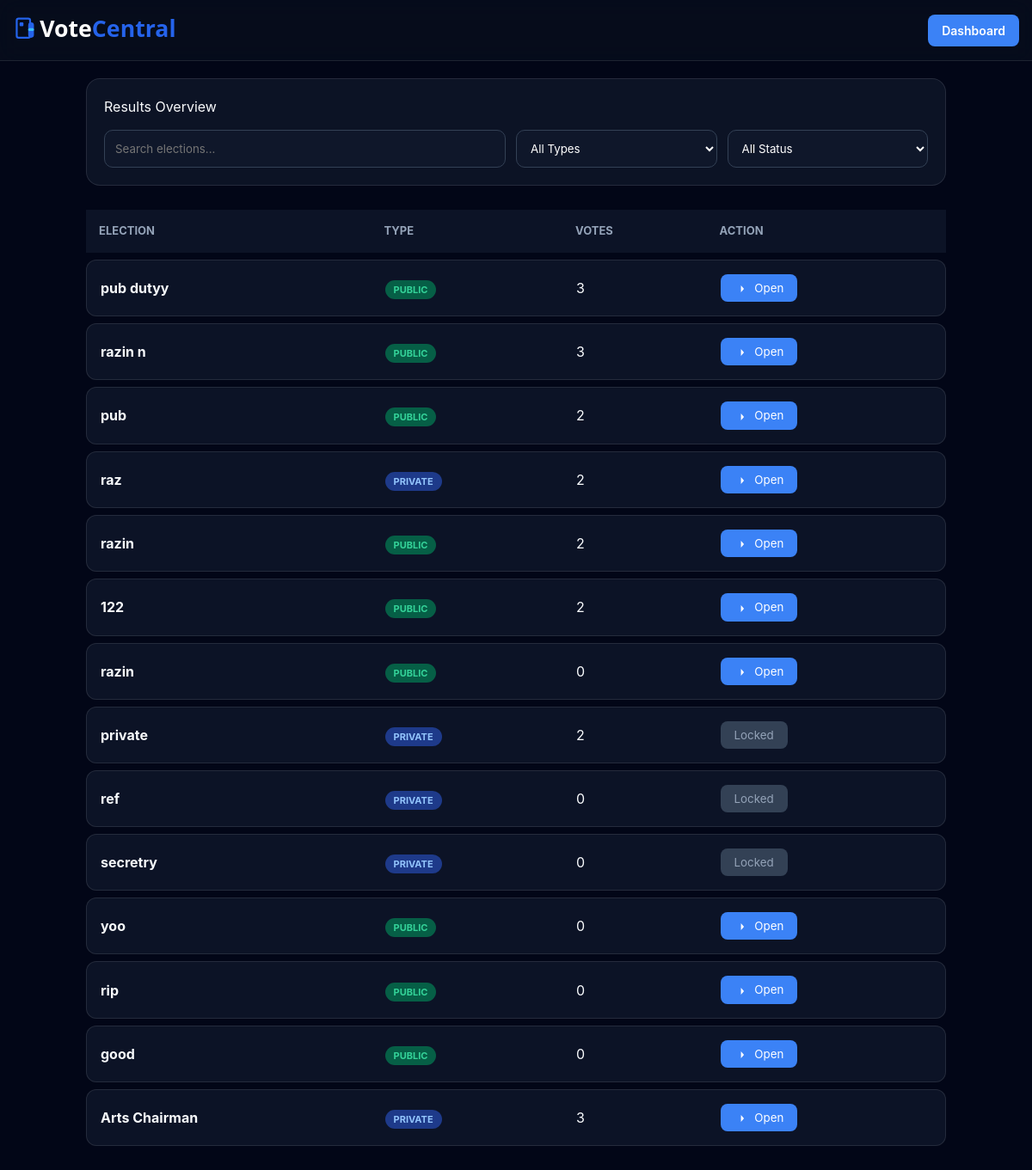
Page /admin/results (signed in) on the committed database.
### app.py (models this page shows)
class Election(db.Model):
    id = db.Column(db.Integer, primary_key=True)
    admin_id = db.Column(db.Integer, db.ForeignKey("admin.id"))
    name = db.Column(db.String(120))
    election_type = db.Column(db.String(20))  # public / private
    public_code = db.Column(db.String(20), nullable=True)
    start_time = db.Column(db.String(40), nullable=True)
    end_time = db.Column(db.String(40), nullable=True)
    result_visible = db.Column(db.Boolean, default=True)
    candidates = db.relationship("Candidate", backref="election", cascade="all,delete")
    votes = db.relationship("Vote", backref="election", cascade="all,delete")
    whitelist = db.relationship("VoterWhitelist", backref="election", cascade="all,delete")

### app.py (the view)
@app.route("/admin/results")
def admin_results_page():
    if not require_admin_login():
        return redirect("/")
    admin = Admin.query.get(session["admin_id"])
    elections = Election.query.filter_by(admin_id=admin.id).all()
    result_list = []
    now = datetime.now()
    for e in elections:
        total_votes = Vote.query.filter_by(election_id=e.id).count()
        ended = False
        if e.end_time:
            end_dt = datetime.fromisoformat(e.end_time) if isinstance(e.end_time, str) else e.end_time
            ended = now >= end_dt
        can_open = False
        reason = ""
        if not e.result_visible:
            reason = "This election is currently set to 'Hidden' by Admin settings."
        elif e.election_type == 'private' and not ended:
            reason = f"Private election results remain locked until the end time ({e.end_time})."
        else:
            can_open = True
        result_list.append({
            "id": e.id,
            "name": e.name,
            "type": e.election_type,
            "total_votes": total_votes,
            "ended": ended,
            "visible": e.result_visible,
            "can_open": can_open,
            "reason": reason
        })
    return render_template("admin_results.html", elections=result_list, admin=admin)

### app.py (called while the page is built)
def require_admin_login():
    if "admin_id" not in session or not session["admin_id"]:
        flash("Admin login required")
        return False
    return True

### templates/admin_results.html (shortened to what this page needs)
<!DOCTYPE html>
<html lang="en">
<head>
</head>
<body>
<nav class="nav-header">
  <div class="header-title-group">
    <img src="/static/uploads/votecentral-logo.svg"
         class="mobile-title-logo"
         alt="VoteCentral">
  </div>
  <a href="/admin/dashboard" class="btn-dash">Dashboard</a>
</nav>
<div class="container">
    <div class="filter-card">
        <div class="section-title">Results Overview</div>
        <div class="filter-grid">
            <input id="searchBox" placeholder="Search elections...">
            <select id="filterType">
                <option value="">All Types</option>
            </select>
            <select id="filterStatus">
                <option value="">All Status</option>
            </select>
        </div>
    </div>
    <div class="results-container">
        <table class="desktop-table">
            <thead>
                <tr>
                    <th>Election</th>
                    <th>Type</th>
                    <th>Votes</th>
                    <th>Action</th>
                </tr>
            </thead>
            <tbody>
                {% for e in elections %}
                <tr class="result-row" data-name="{{ e.name|lower }}" data-type="{{ e.type }}" data-status="{{ 'available' if e.can_open else 'locked' }}">
                    <td><strong>{{ e.name }}</strong></td>
                    <td><span class="badge {{ 'badge-pub' if e.type == 'public' else 'badge-pri' }}">{{ e.type.upper() }}</span></td>
                    <td>{{ e.total_votes }}</td>
                    <td>
                        {% if e.can_open %}
                            <a href="/admin/results/{{ e.id }}"><button class="btn-open">
  <svg class="icon" viewBox="0 0 24 24">
    <path d="M5 12h14M13 5l6 7-6 7"/>
  </svg>
  Open
</button>
</a>
                        {% else %}
                            <button class="btn-locked" onclick="showReason('{{ e.reason }}')">Locked</button>
                        {% endif %}
                    </td>
                </tr>
                {% endfor %}
            </tbody>
        </table>
    </div>
</div>
</body>
</html>

### templates/admin_results.html (style rules this page uses)
:root { --bg: #020617; --card-bg: rgba(15, 23, 42, 0.8); --border: rgba(255, 255, 255, 0.1); --accent: #3b82f6; --text-main: #f8fafc; --text-dim: #94a3b8; --glass: blur(12px); }
* { margin: 0; padding: 0; box-sizing: border-box; font-family: 'Inter', system-ui, sans-serif; }
body { background: var(--bg); color: var(--text-main); line-height: 1.5; padding-bottom: 40px; }
.nav-header { display: flex; justify-content: space-between; align-items: center; padding: 15px; background: rgba(11, 18, 32, 0.5); backdrop-filter: var(--glass); border-bottom: 1px solid var(--border); position: sticky; top: 0; z-index: 100; }
.btn-dash { background: var(--accent); color: white; padding: 8px 16px; border-radius: 8px; text-decoration: none; font-size: 14px; font-weight: 600; transition: 0.3s; }
.container { width: 1000px; max-width: 95%; margin: 20px auto; }
.filter-card { background: var(--card-bg); backdrop-filter: var(--glass); border: 1px solid var(--border); border-radius: 16px; padding: 20px; margin-bottom: 20px; }
.filter-grid { display: grid; grid-template-columns: 2fr 1fr 1fr; gap: 12px; margin-top: 15px; }
input, select { background: #0f172a; border: 1px solid #334155; color: white; padding: 12px; border-radius: 10px; outline: none; }
.results-container { overflow-x: auto; }
.desktop-table { width: 100%; border-collapse: separate; border-spacing: 0 8px; }
.desktop-table th { padding: 15px; text-align: left; color: var(--text-dim); font-size: 13px; text-transform: uppercase; }
.desktop-table tr { background: var(--card-bg); transition: 0.2s; }
.desktop-table td { padding: 16px; border-top: 1px solid var(--border); border-bottom: 1px solid var(--border); }
.desktop-table td:first-child { border-left: 1px solid var(--border); border-radius: 12px 0 0 12px; }
.desktop-table td:last-child { border-right: 1px solid var(--border); border-radius: 0 12px 12px 0; }
.badge { padding: 4px 10px; border-radius: 20px; font-size: 11px; font-weight: 700; }
.badge-pub { background: #065f46; color: #34d399; }
.badge-pri { background: #1e3a8a; color: #93c5fd; }
.btn-open { background: var(--accent); border: none; color: white; padding: 8px 16px; border-radius: 8px; cursor: pointer; }
.btn-locked { background: #334155; color: #94a3b8; border: none; padding: 8px 16px; border-radius: 8px; cursor: not-allowed; }
.header-title-group { display:flex; flex-direction:column; align-items:flex-start; }
.mobile-title-logo { height: 40px; }
.icon { width:14px; height:14px; fill:currentColor; margin-right:6px; vertical-align:middle; }

### rows in the picture
Election: name "pub dutyy", type "PUBLIC", total_votes "3"
Election: name "razin n", type "PUBLIC", total_votes "3"
Election: name "pub", type "PUBLIC", total_votes "2"
Election: name "raz", type "PRIVATE", total_votes "2"
Election: name "razin", type "PUBLIC", total_votes "2"
Election: name "122", type "PUBLIC", total_votes "2"
Election: name "razin", type "PUBLIC", total_votes "0"
Election: name "private", type "PRIVATE", total_votes "2"
Election: name "ref", type "PRIVATE", total_votes "0"
Election: name "secretry", type "PRIVATE", total_votes "0"
Election: name "yoo", type "PUBLIC", total_votes "0"
Election: name "rip", type "PUBLIC", total_votes "0"
Election: name "good", type "PUBLIC", total_votes "0"
Election: name "Arts Chairman", type "PRIVATE", total_votes "3"
